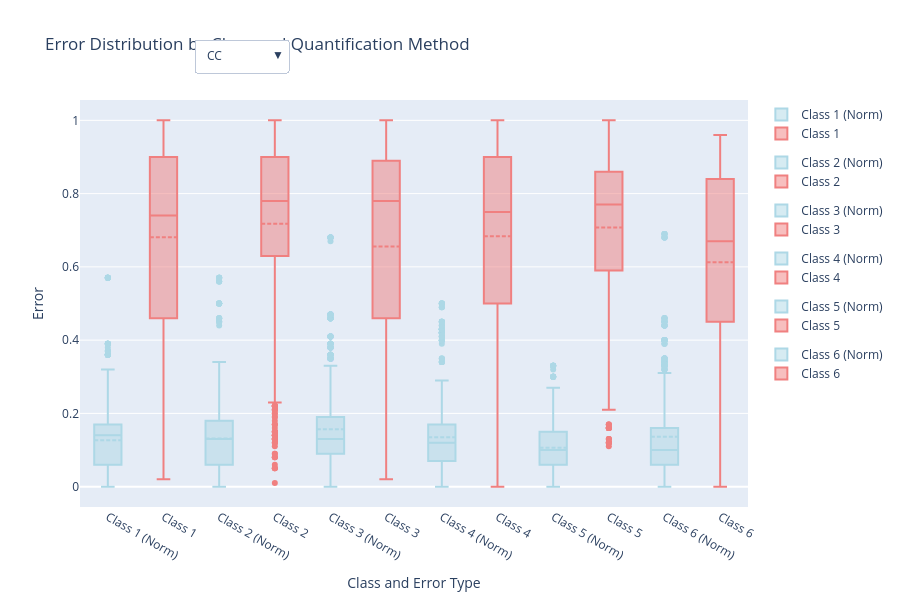

Notebook source saved alongside this figure:
### Markdown cell above
### Normalized vs Standard Error

### Code cell
def plot_error_distribution(df):
    """
    Create an interactive box plot showing error distribution by class and quantification method.
    
    Parameters:
    df (pd.DataFrame): DataFrame containing error metrics and quantification methods
    
    Returns:
    plotly.graph_objects.Figure: Interactive plotly figure
    """
    import plotly.graph_objects as go
    
    # Get unique quantification methods
    qnt_methods = df['qnt'].unique().tolist()
    
    # Create figure
    fig = go.Figure()
    
    # Add traces for each qnt method
    for qnt in qnt_methods:
        df_filtered = df[df['qnt'] == qnt]
        
        # Add normalized and non-normalized traces for each class
        for i in classes:
            # Normalized error
            fig.add_trace(go.Box(
                y=df_filtered[f'c{i}_error_normalized'],
                name=f'Class {i} (Norm)',
                visible=(qnt == qnt_methods[0]),  # Only first method visible initially
                boxmean=True,
                marker=dict(color='lightblue'),
                legendgroup=f'class{i}',
                showlegend=True
            ))
            
            # Non-normalized error
            fig.add_trace(go.Box(
                y=df_filtered[f'c{i}_error'],
                name=f'Class {i}',
                visible=(qnt == qnt_methods[0]),  # Only first method visible initially
                boxmean=True,
                marker=dict(color='lightcoral'),
                legendgroup=f'class{i}',
                showlegend=True
            ))
    
    # Create buttons for dropdown
    buttons = []
    
    for idx, qnt in enumerate(qnt_methods):
        # Calculate which traces should be visible for this qnt method
        visible = [False] * len(fig.data)
        start_idx = idx * 12  # 12 traces per qnt method (6 classes × 2 error types)
        for i in range(12):
            visible[start_idx + i] = True
        
        buttons.append(dict(
            label=qnt,
            method='update',
            args=[{'visible': visible}]
        ))
    
    # Update layout
    fig.update_layout(
        updatemenus=[dict(
            active=0,
            buttons=buttons,
            x=0.17,
            xanchor='left',
            y=1.15,
            yanchor='top'
        )],
        title='Error Distribution by Class and Quantification Method',
        xaxis_title='Class and Error Type',
        yaxis_title='Error',
        height=600,
        showlegend=True
    )
    
    return fig

# Call the function and display the plot
fig = plot_error_distribution(df)
fig.show()
